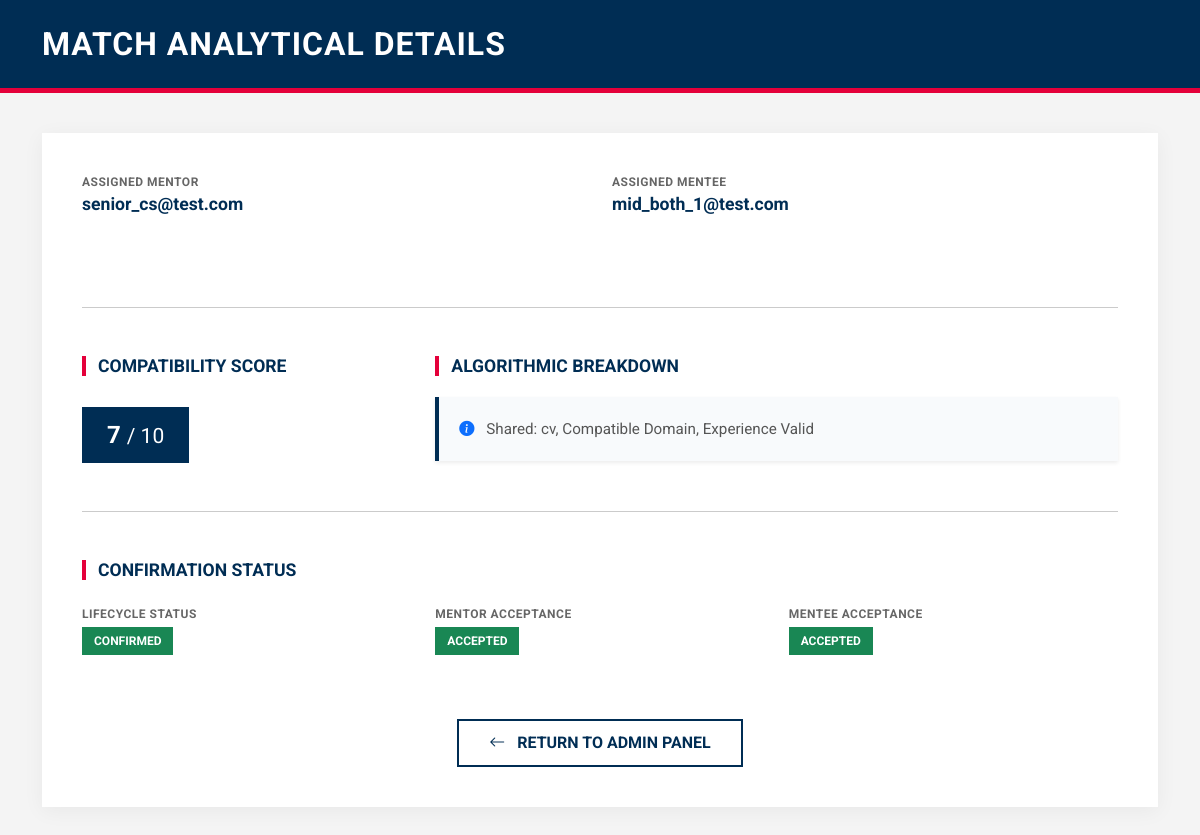
/match_details/2920, run on the app's committed database.
### tables this page shows
CREATE TABLE users (
    id INTEGER PRIMARY KEY AUTOINCREMENT,
    email TEXT UNIQUE,
    password TEXT,
    role TEXT,
    level TEXT,
    experience TEXT,
    domain TEXT,
    availability TEXT,
    location TEXT,
    status TEXT
, verification_code TEXT, is_verified INTEGER DEFAULT 0, reset_code TEXT);

CREATE TABLE matches (
    id INTEGER PRIMARY KEY AUTOINCREMENT,
    mentor_id INTEGER,
    mentee_id INTEGER,
    score INTEGER,
    reason TEXT,
    status TEXT DEFAULT 'pending',
    mentor_response TEXT DEFAULT 'pending',
    mentee_response TEXT DEFAULT 'pending'
, created_at TEXT);

### app.py (the view)
@app.route("/match_details/<int:match_id>")
def match_details(match_id):
    conn = get_db()
    match = conn.execute("""
        SELECT m.*,
               u1.email AS mentor_email, u1.domain AS mentor_domain, u1.experience AS mentor_exp,
               u2.email AS mentee_email, u2.domain AS mentee_domain, u2.level AS mentee_level,
               q1.help_areas AS mentor_help, q2.help_areas AS mentee_help
        FROM matches m
        JOIN users u1 ON m.mentor_id = u1.id
        JOIN users u2 ON m.mentee_id = u2.id
        LEFT JOIN questionnaires q1 ON m.mentor_id = q1.user_id
        LEFT JOIN questionnaires q2 ON m.mentee_id = q2.user_id
        WHERE m.id=?
    """, (match_id,)).fetchone()
    conn.close()
    return render_template("match_details.html", match=match)

### app.py (called while the page is built)
def get_db():
    conn = sqlite3.connect("database.db", timeout=30)
    conn.row_factory = sqlite3.Row
    return conn

### templates/match_details.html (shortened to what this page needs)
<!DOCTYPE html>
<html lang="en">
<head>
    <link href="https://cdn.jsdelivr.net/npm/bootstrap@5.3.2/dist/css/bootstrap.min.css" rel="stylesheet">
    <link rel="stylesheet" href="https://cdn.jsdelivr.net/npm/bootstrap-icons@1.11.3/font/bootstrap-icons.min.css">
</head>
<body>
<header class="admin-header">
    <div class="container">
        <h2>Match Analytical Details</h2>
    </div>
</header>
<div class="container">
    <div class="details-card">
        <div class="row mb-5">
            <div class="col-md-6 info-group">
                <span class="info-label">Assigned Mentor</span>
                <p class="info-value">{{ match.mentor_email }}</p>
            </div>
            <div class="col-md-6 info-group">
                <span class="info-label">Assigned Mentee</span>
                <p class="info-value">{{ match.mentee_email }}</p>
            </div>
        </div>
        <hr class="mb-5">
        <div class="row mb-5">
            <div class="col-md-4">
                <h4 class="section-title">Compatibility Score</h4>
                <div class="score-display">
                    {{ match.score }} <small class="fw-normal">/ 10</small>
                </div>
            </div>
            <div class="col-md-8">
                <h4 class="section-title">Algorithmic Breakdown</h4>
                <div class="reason-box shadow-sm">
                    <i class="bi bi-info-circle-fill me-2 text-primary"></i>
                    {{ match.reason }}
                </div>
            </div>
        </div>
        <hr class="mb-5">
    <h4 class="section-title">Confirmation Status</h4>
    <div class="row mt-4">
        <div class="col-md-4 mb-3">
            <span class="info-label">Lifecycle Status</span>
            {% if match.status == "expired" %}
                <span class="badge status-badge bg-danger mt-1">Expired</span>
            {% elif match.status == "approved" %}
                <span class="badge status-badge bg-warning text-dark mt-1">
                    Awaiting Responses
                </span>
            {% elif match.status == "final" %}
                <span class="badge status-badge bg-success mt-1">
                    Confirmed
                </span>
            {% elif match.status == "declined" %}
                <span class="badge status-badge bg-secondary mt-1">
                    Declined
                </span>
            {% else %}
                <span class="badge status-badge bg-primary mt-1">
                    {{ match.status }}
                </span>
            {% endif %}
        </div>
        <div class="col-md-4 mb-3">
            <span class="info-label">Mentor Acceptance</span>
            {% if match.mentor_response == "accepted" %}
                <span class="badge status-badge bg-success mt-1">Accepted</span>
            {% elif match.mentor_response == "declined" %}
                <span class="badge status-badge bg-danger mt-1">Declined</span>
            {% else %}
                <span class="badge status-badge bg-secondary mt-1">
                    No Response
                </span>
            {% endif %}
        </div>
        <div class="col-md-4 mb-3">
            <span class="info-label">Mentee Acceptance</span>
            {% if match.mentee_response == "accepted" %}
                <span class="badge status-badge bg-success mt-1">Accepted</span>
            {% elif match.mentee_response == "declined" %}
                <span class="badge status-badge bg-danger mt-1">Declined</span>
            {% else %}
                <span class="badge status-badge bg-secondary mt-1">
                    No Response
                </span>
            {% endif %}
        </div>
    </div>
        <div class="text-center mt-5">
            <a href="/admin" class="btn btn-aston-outline">
                <i class="bi bi-arrow-left me-2"></i> Return to Admin Panel
            </a>
        </div>
    </div>
</div>
</body>
</html>

### templates/match_details.html (style rules this page uses)
:root { --aston-navy: #002d54; --aston-red: #e4003a; --aston-grey: #f4f4f4; --aston-dark-grey: #333333; }
body { background-color: var(--aston-grey); font-family: 'Roboto', Arial, sans-serif; color: var(--aston-dark-grey); }
.admin-header { background-color: var(--aston-navy); color: white; padding: 25px 0; border-bottom: 5px solid var(--aston-red); margin-bottom: 40px; }
.admin-header h2 { font-weight: 700; text-transform: uppercase; letter-spacing: 1px; margin: 0; }
.details-card { background: white; border: none; border-radius: 0; box-shadow: 0 4px 20px rgba(0,0,0,0.05); padding: 40px; margin-bottom: 50px; }
.section-title { color: var(--aston-navy); font-weight: 700; text-transform: uppercase; font-size: 1.1rem; margin-bottom: 20px; display: flex; align-items: center; }
.section-title::before { content: ""; display: inline-block; width: 4px; height: 20px; background: var(--aston-red); margin-right: 12px; }
.info-group { margin-bottom: 25px; }
.info-label { font-size: 0.75rem; font-weight: 700; color: #666; text-transform: uppercase; letter-spacing: 0.5px; display: block; }
.info-value { font-size: 1.1rem; color: var(--aston-navy); font-weight: 700; }
.score-display { background-color: var(--aston-navy); color: white; display: inline-block; padding: 10px 25px; font-size: 1.5rem; font-weight: 700; margin-top: 10px; }
.reason-box { background-color: #f8fafc; border-left: 4px solid var(--aston-navy); padding: 20px; font-size: 0.95rem; color: #555; line-height: 1.6; }
.status-badge { border-radius: 0; font-weight: 700; text-transform: uppercase; padding: 8px 12px; }
.btn-aston-outline { border: 2px solid var(--aston-navy); color: var(--aston-navy); border-radius: 0; font-weight: 700; text-transform: uppercase; padding: 10px 30px; transition: 0.3s; }

### data on the page
users: mentor_email "senior_cs@test.com"
users: mentee_email "mid_both_1@test.com"
matches: score "7", reason "Shared: cv, Compatible Domain, Experience Valid"
